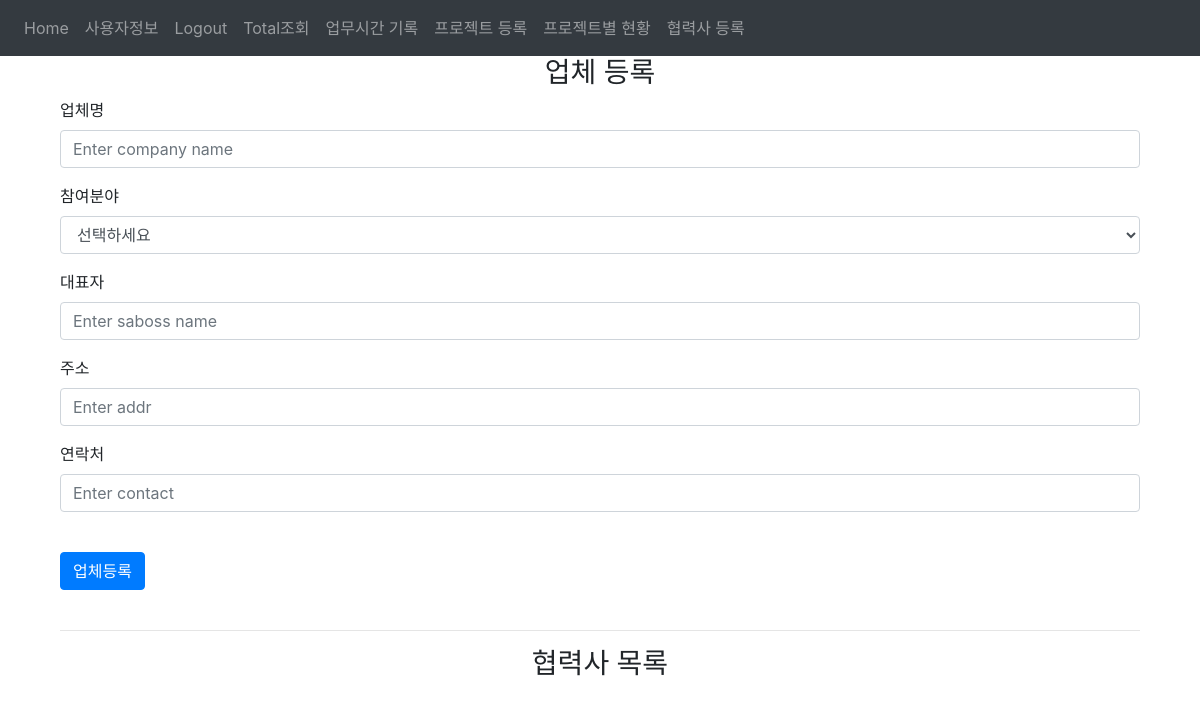
Before: /cocompany_create (signed in) with the older database file.
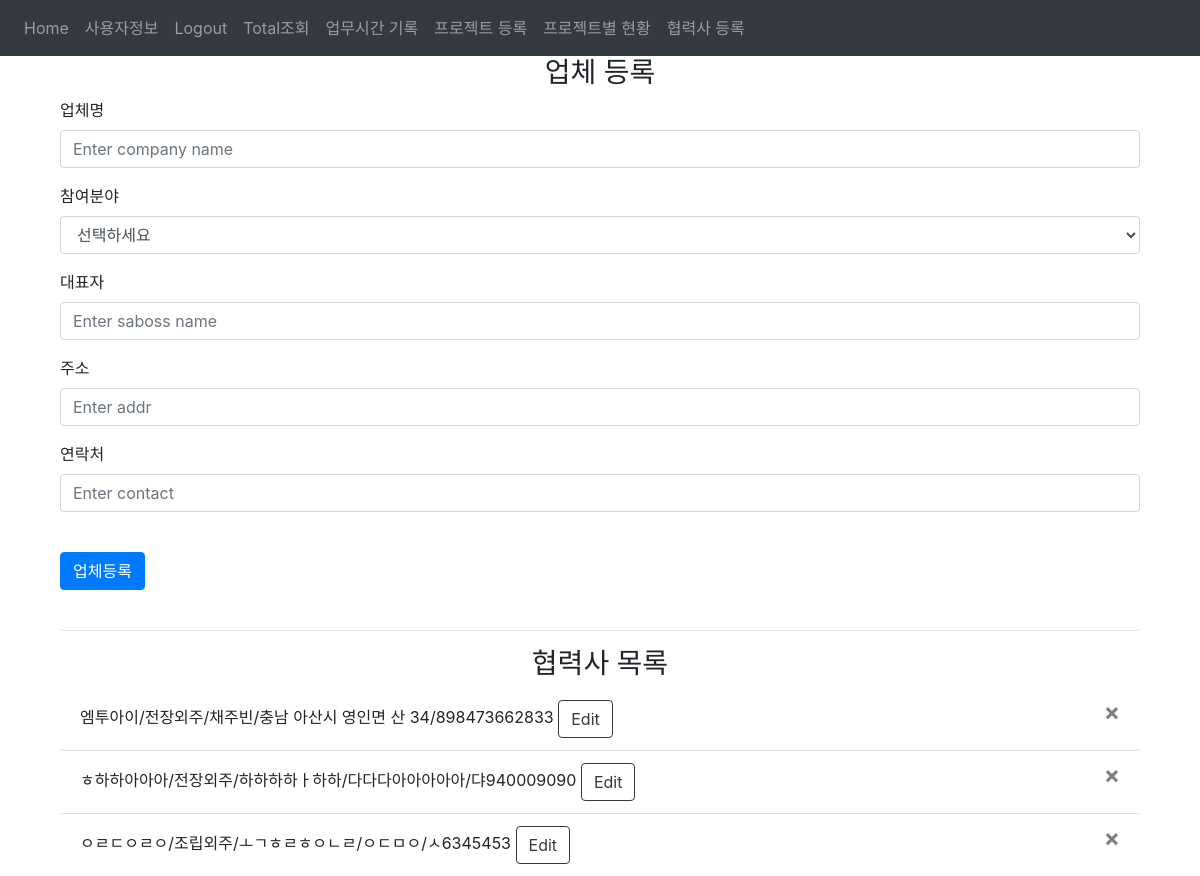
After: the same page with the newer database file.
### website/models.py (models this page shows)
class Cocompany(db.Model):   #User과 같은 역할로 외주업체 MD 등록
    id = db.Column(db.Integer, primary_key=True)
    saname = db.Column(db.String(50),unique=True, nullable=False)      #회사명
    sourcingjob = db.Column(db.String(50))                             #외주업무
    saboss = db.Column(db.String(50))                                  #대표자명
    saaddr = db.Column(db.String(150))                                 #주소
    sacontact = db.Column(db.String(50))                               #연락처
    saemail = db.Column(db.String(50))                                 #회사 담당자 이메일(대표이메일)
    sadate = db.Column(db.String(50))                                  #등록한 날짜
    osworking_hours = db.relationship('OSWorking_hour')                #외래키 연동

### website/views.py (the view, shortened to what this page needs)
@views.route('/cocompany_create', methods=['GET', 'POST'])
@login_required
def cocompany_create():
    task_list = ["전장외주","조립외주","제어외주","기타"]
    all_data = Cocompany.query.all()
    return render_template("cocompanycreate.html", task_list=task_list, all_data=all_data, user=current_user)

### website/__init__.py (called while the page is built)
def create_app():
    app.config['SECRET_KEY'] = 'hjshjhdjah kjshkjdhjs'
    app.config['SQLALCHEMY_DATABASE_URI'] = f'sqlite:///{DB_NAME}'
    db.init_app(app)
    from .views import views
    from .auth import auth
    app.register_blueprint(views, url_prefix='/')
    app.register_blueprint(auth, url_prefix='/')
    from .models import User
    with app.app_context():
        db.create_all()
    login_manager = LoginManager()
    login_manager.login_view = 'auth.login'
    login_manager.init_app(app)
    @login_manager.user_loader
    def load_user(id):
        return User.query.get(int(id))
    return app

### website/templates/cocompanycreate.html (shortened to what this page needs)
{% extends "base.html" %}
{% block content %}
<div class="container">
  <div class="table-wrapper">
    <form method="POST">
      <h3 align="center">업체 등록</h3>
      <div class="form-group">
        <label for="saname">업체명</label>
        <input
          type="text"
          class="form-control"
          id="saname"
          name="saname"
          placeholder="Enter company name"
        />
      </div>
      <div class="form-group">
        <label>참여분야</label>
        <select id="sourcingjob" class="form-control" name="sourcingjob">
            <option value="">선택하세요</option>
        </select>
      </div>
      <div class="form-group">
          <label for="saboss">대표자</label>
            <input
              type="text"
              class="form-control"
              id="saboss"
              name="saboss"
              placeholder="Enter saboss name"
            />
        </div>
      <div class="form-group">
        <label for="saaddr">주소</label>
        <input
          type="text"
          class="form-control"
          id="saaddr"
          name="saaddr"
          placeholder="Enter addr"
        />
      </div>
      <div class="form-group">
        <label for="sacontact">연락처</label>
        <input
        type="text"
        class="form-control"
        id="sacontact"
        name="sacontact"
        placeholder="Enter contact"
        />
      </div>
      <br>
      <button type="submit" class="btn btn-primary">업체등록</button>
    </form>
    <br><hr>
    <h3 align="center">협력사 목록</h3>
    <ul class="list-group list-group-flush" id="cocompany">
      {% for data in all_data %}
      <li class="list-group-item">
        {{ data.saname }}/{{ data.sourcingjob}}/{{ data.saboss }}/{{ data.saaddr }}/{{ data.sacontact }}
        <button type="button" class="btn btn-outline-dark" onClick="cocompany_edit({{ data.id }})">Edit</button>
        <button type="button" class="close" onClick="cocompany_delete({{ data.id }})">
        <span aria-hidden="false">&times;</span>
        </button>
      </li>
      {% endfor %}
    </ul>
</div>
</div>
{% endblock %}

Changed rows visible on the page:
added Cocompany: saname "엠투아이", sourcingjob "전장외주", saboss "채주빈", saaddr "충남 아산시 영인면 산 34", sacontact "898473662833"
added Cocompany: saname "ㅎ하하아아아", sourcingjob "전장외주", saboss "하하하하ㅏ하하", saaddr "다다다아아아아아", sacontact "댜940009090"
added Cocompany: saname "ㅇㄹㄷㅇㄹㅇ", sourcingjob "조립외주", saboss "ㅗㄱㅎㄹㅎㅇㄴㄹ", saaddr "ㅇㄷㅁㅇ", sacontact "ㅅ6345453"
